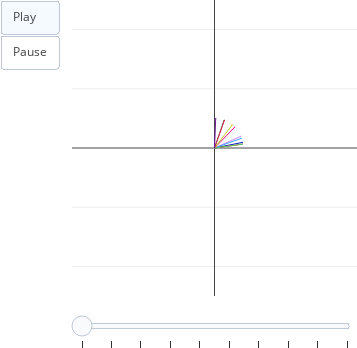

The cell this chart's notebook holds for it:
### Markdown cell above
## Terminologia e notação

* Um **escalar** $\alpha \in \mathbb{R}$ é denotado por uma *letra grega minúscula*.
* Um **vetor** $a \in \mathbb{R}^n$ é denotado por uma *letra romana minúscula*.
* Uma **matriz** $A \in \mathbb{R}^{n \times m}$ é denotada por uma *letra romana maiúscula*.


## Geometria analítica

* Considere dois vetores, $a = (\alpha_0, \ldots, \alpha_{n-1})$ e $b = (\beta_0, \ldots, \beta_{n-1})$. O **produto interno** desses vetores é denotado por $a \cdot b$ e definido como
$\sum^{n-1}_{i = 0} \alpha_i \beta_i$.

* Dizemos que $a$ e $b$ são **ortogonais** se $a \cdot b = 0$.

* A **norma** de $a$ é denotada por $\|a\|$ e definida como $\sqrt{a \cdot a}$, ou seja, $\sqrt{\sum^{n-1}_{i = 0} \alpha^2_i}$.

* Dizemos que $a$ é um **versor** se $\|a\| = 1$.

* **Normalizar** $a$ significa considerar o versor $\frac{a}{\|a\|}$.


## Álgebra linear

* Considere um conjunto de vetores $a_0, \ldots, a_{m-1}$. Uma **combinação linear** desses vetores é uma soma $\gamma_0 a_0 + \cdots + \gamma_{m-1} a_{m-1}$.

* Dizemos que $a_0, \ldots, a_{m-1}$ é uma **base** se todo vetor em $\mathbb{R}^n$ é uma combinação linear desses vetores.

* Considere uma matriz $A$. Sua **transposta** é denotada por $A^t$ e definida como uma matriz tal que, para todo $i$ e $j$, o elemento na linha $i$ e coluna $j$ de $A$ é o elemento na linha $j$ e coluna $i$ de $A^t$.

* Em multiplicações, um vetor é por padrão "de pé", ou seja, uma matriz com uma única coluna. Disso segue que o produto $Ab$ é uma combinação linear das colunas de $A$.

* Como consequência, a transposta de um vetor é por padrão "deitada", ou seja, uma matriz com uma única linha. Disse segue que o produto $b^t A$ é a transposta de uma combinação linear das linhas de $A$.


## Autovetores e autovalores

Considere um vetor $b$ e uma matriz $A$. Dizemos que $b$ é um **autovetor** de $A$ se existe $\lambda$ tal que

$$Ab = \lambda b.$$

Nesse caso, dizemos que $\lambda$ é o **autovalor** de $A$ correspondente a $b$.

Note que a multiplicação pela matriz pode mudar o módulo de um autovetor, mas não pode mudar sua direção. Essa interpretação geométrica permite visualizar um algoritmo surpreendentemente simples para obter um autovetor.

### Code cell
from random import randint, uniform
from math import pi, cos, sin


NUM_PAIRS = 10
NUM_FRAMES = 10


# devolve um versor positivo aleatório
def random_pair():
    angle = uniform(0, pi / 2)

    return np.array([cos(angle), sin(angle)])


# devolve uma cor aleatória
def random_color():
    r = randint(0, 255)
    g = randint(0, 255)
    b = randint(0, 255)

    return (r, g, b)


# matriz da qual queremos descobrir um autovetor
A = np.array([
    [ 2, -1],
    [-1,  2]
])

# versores positivos e cores aleatórias
pairs = []
colors = []
for i in range(NUM_PAIRS):
    pairs.append(random_pair())
    colors.append(random_color())

frames = []

for i in range(NUM_FRAMES):
    frames.append(ep.frame_vectors(pairs, colors))

    # multiplica cada vetor por A
    pairs = [A.dot(pair) for pair in pairs]

ep.show_animation(frames, xrange=[-5, 5], yrange=[-5, 5])

### Figure 1 — Plotly figure (JSON) as saved in the notebook; plotly's stock layout.template omitted (floating-point values rounded to 4 significant figures)
{"data": [{"hoverinfo": "none", "line": {"color": "rgb(5, 25, 183)", "width": 1}, "mode": "lines", "x": [0, 0.982, null, 0.982, 0.9646, null, 0.982, 0.9605, null], "y": [0, 0.1887, null, 0.1887, 0.1743, null, 0.1887, 0.1956, null]}, {"hoverinfo": "none", "line": {"color": "rgb(199, 134, 253)", "width": 1}, "mode": "lines", "x": [0, 0.9192, null, 0.9192, 0.9052, null, 0.9192, 0.8967, null], "y": [0, 0.3938, null, 0.3938, 0.376, null, 0.3938, 0.396, null]}, {"hoverinfo": "none", "line": {"color": "rgb(244, 13, 139)", "width": 1}, "mode": "lines", "x": [0, 0.7095, null, 0.7095, 0.703, null, 0.7095, 0.6877, null], "y": [0, 0.7047, null, 0.7047, 0.683, null, 0.7047, 0.6984, null]}, {"hoverinfo": "none", "line": {"color": "rgb(63, 165, 255)", "width": 1}, "mode": "lines", "x": [0, 0.9447, null, 0.9447, 0.9295, null, 0.9447, 0.9224, null], "y": [0, 0.3278, null, 0.3278, 0.3111, null, 0.3278, 0.3316, null]}, {"hoverinfo": "none", "line": {"color": "rgb(175, 41, 72)", "width": 1}, "mode": "lines", "x": [0, 0.9913, null, 0.9913, 0.973, null, 0.9913, 0.9702, null], "y": [0, 0.1316, null, 0.1316, 0.1182, null, 0.1316, 0.1397, null]}, {"hoverinfo": "none", "line": {"color": "rgb(56, 126, 50)", "width": 1}, "mode": "lines", "x": [0, 0.3392, null, 0.3392, 0.3427, null, 0.3392, 0.3223, null], "y": [0, 0.9407, null, 0.9407, 0.9183, null, 0.9407, 0.9257, null]}, {"hoverinfo": "none", "line": {"color": "rgb(183, 209, 14)", "width": 1}, "mode": "lines", "x": [0, 0.6246, null, 0.6246, 0.6207, null, 0.6246, 0.6037, null], "y": [0, 0.7809, null, 0.7809, 0.7586, null, 0.7809, 0.7722, null]}, {"hoverinfo": "none", "line": {"color": "rgb(100, 209, 103)", "width": 1}, "mode": "lines", "x": [0, 0.9917, null, 0.9917, 0.9734, null, 0.9917, 0.9706, null], "y": [0, 0.1283, null, 0.1283, 0.115, null, 0.1283, 0.1366, null]}, {"hoverinfo": "none", "line": {"color": "rgb(223, 26, 80)", "width": 1}, "mode": "lines", "x": [0, 0.3468, null, 0.3468, 0.3501, null, 0.3468, 0.3297, null], "y": [0, 0.9379, null, 0.9379, 0.9155, null, 0.9379, 0.9231, null]}, {"hoverinfo": "none", "line": {"color": "rgb(108, 23, 154)", "width": 1}, "mode": "lines", "x": [0, 0.04241, null, 0.04241, 0.05241, null, 0.04241, 0.03072, null], "y": [0, 0.9991, null, 0.9991, 0.9788, null, 0.9991, 0.9797, null]}], "layout": {"height": 348, "margin": {"b": 0, "l": 0, "r": 0, "t": 0}, "showlegend": false, "sliders": [{"currentvalue": {"visible": false}, "steps": [{"args": [[0], {"frame": {"redraw": false}, "mode": "immediate"}], "label": "", "method": "animate"}, {"args": [[1], {"frame": {"redraw": false}, "mode": "immediate"}], "label": "", "method": "animate"}, {"args": [[2], {"frame": {"redraw": false}, "mode": "immediate"}], "label": "", "method": "animate"}, {"args": [[3], {"frame": {"redraw": false}, "mode": "immediate"}], "label": "", "method": "animate"}, {"args": [[4], {"frame": {"redraw": false}, "mode": "immediate"}], "label": "", "method": "animate"}, {"args": [[5], {"frame": {"redraw": false}, "mode": "immediate"}], "label": "", "method": "animate"}, {"args": [[6], {"frame": {"redraw": false}, "mode": "immediate"}], "label": "", "method": "animate"}, {"args": [[7], {"frame": {"redraw": false}, "mode": "immediate"}], "label": "", "method": "animate"}, {"args": [[8], {"frame": {"redraw": false}, "mode": "immediate"}], "label": "", "method": "animate"}, {"args": [[9], {"frame": {"redraw": false}, "mode": "immediate"}], "label": "", "method": "animate"}]}], "updatemenus": [{"buttons": [{"args": [null, {"frame": {"redraw": false}, "fromcurrent": true}], "label": "Play", "method": "animate"}, {"args": [[null], {"frame": {"redraw": false}, "mode": "immediate"}], "label": "Pause", "method": "animate"}], "showactive": true, "type": "buttons"}], "width": 357.6, "xaxis": {"range": [-5, 5], "showticklabels": false}, "yaxis": {"range": [-5, 5], "showticklabels": false}}}
